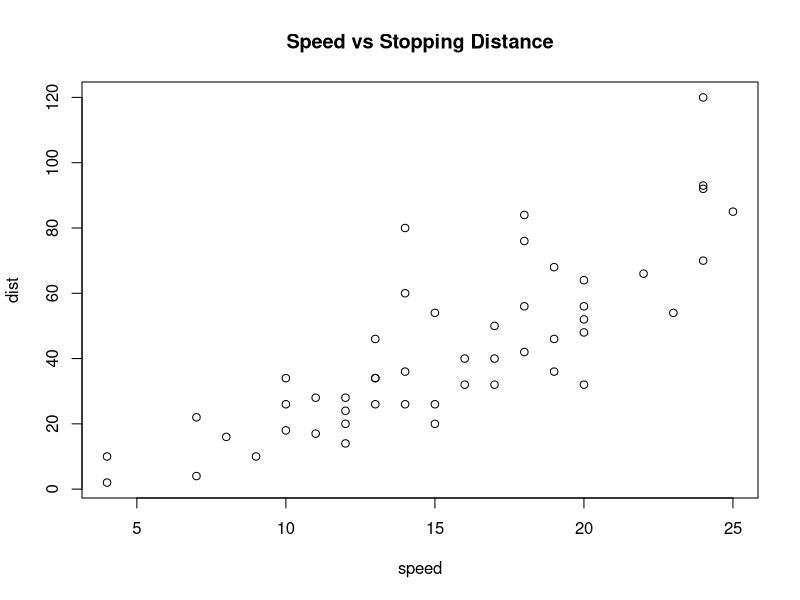

This figure's R source:
png("/Users/nischay92/Documents/CNS_SRES_1/backend/static/plots/c53bf4b3-0724-4467-8f23-6248c55a14b2.png")
plot(cars, main = 'Speed vs Stopping Distance')
dev.off()
